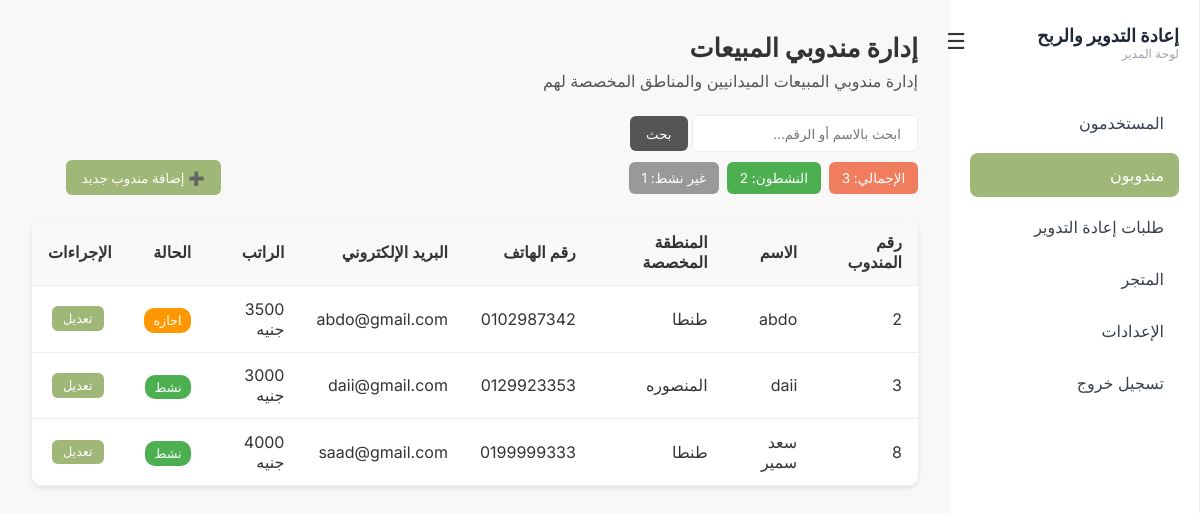
The app's page /admin/worker.php (signed in) with its own data.
### tables this page shows
CREATE TABLE `users` (
  `userid` int(11) NOT NULL,
  `user_name` varchar(255) NOT NULL,
  `email` varchar(255) NOT NULL,
  `password` varchar(255) NOT NULL,
  `phone` varchar(255) NOT NULL,
  `role` int(11) NOT NULL,
  `salary` int(11) NOT NULL,
  `city_work` int(11) DEFAULT NULL,
  `statusid` int(11) DEFAULT NULL,
  `rank` float NOT NULL
);

CREATE TABLE `citys` (
  `cityid` int(11) NOT NULL,
  `cityname` varchar(255) DEFAULT NULL
);

CREATE TABLE `status_of_worker` (
  `statusid` int(11) NOT NULL,
  `status` varchar(255) NOT NULL
);

### admin/worker.php (the view, shortened to what this page needs)
<?php
require("../conn.php");
if(!isset($_SESSION["userid"])){
    header("location:../index.php");
    exit;
}else{
    $sql = "
        SELECT
            u.*,
            c.cityname,
            s.status
        FROM users u
        LEFT JOIN citys c ON u.city_work = c.cityid
        LEFT JOIN status_of_worker s ON u.statusid = s.statusid
        WHERE role = 2
    ";
    $select_workers = $pdo->prepare($sql);
    $select_workers->execute();
    $workers = $select_workers->fetchAll(PDO::FETCH_ASSOC);
    $select_counts = $pdo->prepare("
    SELECT
        COUNT(*) AS total,
        SUM(CASE WHEN s.status = 'نشط' THEN 1 ELSE 0 END) AS active,
        SUM(CASE WHEN s.status IN ('اجازه', 'تحت التجربة', 'محظور') THEN 1 ELSE 0 END) AS inactive
    FROM users u
    LEFT JOIN status_of_worker s ON u.statusid = s.statusid
    WHERE u.role = 2
    ");
    $select_counts->execute();
    $counts = $select_counts->fetch(PDO::FETCH_ASSOC);
    $total = $counts['total'];
    $active = $counts['active'];
    $inactive = $counts['inactive'];
}
?>
<!DOCTYPE html>
<html lang="ar" dir="rtl">
<head>
  <link rel="stylesheet" href="style/worker.css">
  <link rel="stylesheet" href="style/sidebar.css">
</head>
<body>
  <div class="dashboard">
    <?php include("inc/sidebar.php");?>
    <main class="main-content">
      <header>
        <h1>إدارة مندوبي المبيعات</h1>
        <p>إدارة مندوبي المبيعات الميدانيين والمناطق المخصصة لهم</p>
      </header>
      <div class="search-bar">
        <form action="" method="POST">
          <input type="text" name="search" id="search" placeholder="ابحث بالاسم أو الرقم...">
          <button class="btn search">بحث</button>
        </form>
        <div class="filters">
          <div class="btninfo">
              <button class="btn total">الإجمالي: <?php echo $total; ?></button>
              <button class="btn active">النشطون: <?php echo $active; ?></button>
              <button class="btn inactive">غير نشط: <?php echo $inactive; ?></button>
          </div>
        </div>
        <button class="add-btn">➕ إضافة مندوب جديد</button>
      </div>
      <table class="salesmen-table">
        <thead>
          <tr>
            <th style="direction: rtl; text-align: right;">رقم المندوب</th>
            <th>الاسم</th>
            <th>المنطقة المخصصة</th>
            <th> رقم الهاتف</th>
            <th> البريد الإلكتروني</th>
            <th> الراتب</th>
            <th>الحالة</th>
            <th>الإجراءات</th>
          </tr>
        </thead>
        <tbody id="salesmenBody">
          <?php foreach($workers as $worker){ ?>
          <tr>
            <td><?php  echo htmlspecialchars($worker["userid"])  ?></td>
            <td><div class="user-info"><?php  echo htmlspecialchars($worker["user_name"])  ?></div></td>
            <td><?php if(isset($worker["cityname"]) && !empty($worker["cityname"])){echo htmlspecialchars($worker["cityname"]);} ?></td>
            <td><?php echo htmlspecialchars($worker["phone"]); ?></td>
            <td><?php echo htmlspecialchars($worker["email"]); ?></td>
            <td><?php echo htmlspecialchars($worker["salary"]) . " جنيه" ; ?></td>
            <td><span class="status <?php if(isset($worker["status"]) && $worker["status"] == "اجازه"){echo "holiday"; }elseif(isset($worker["status"]) && $worker["status"] == 3){echo "محظور";}else{echo "active";} ?>"><?php if(isset($worker["status"]) && !empty($worker["status"])){echo htmlspecialchars($worker["status"]);} ?></span></td>
            <td class="actions">
              <button
                  class="edit"
                  data-id="<?= htmlspecialchars($worker['userid']) ?>"
                  data-name="<?= htmlspecialchars($worker['user_name']) ?>"
                  data-cityid="<?= htmlspecialchars($worker['city_work'] ?? '') ?>"
                  data-phone="<?= htmlspecialchars($worker['phone']) ?>"
                  data-email="<?= htmlspecialchars($worker['email']) ?>"
                  data-salary="<?= htmlspecialchars($worker['salary']) ?>"
                  data-status="<?= htmlspecialchars($worker['status']) ?>"
                  data-statusid="<?= htmlspecialchars($worker['statusid']) ?>"
                >
                تعديل
              </button>
            </td>
          </tr>
          <?php } ?>
        </tbody>
      </table>
    </main>
  </div>
</body>
</html>

### admin/style/worker.css (style rules this page uses)
:root { --bg: #fff; --text: #333; --primary: #f07d5d; --secondary-bg: #f8f8f8; --light-text: #555; --border: #eee; --shadow: rgba(0,0,0,0.1); --active-green: #4caf50; --inactive-gray: #999; --خلفية-رئيسية: #faf9f8; --خلفية-بيضاء: #ffffff; --نص-رئيسي: #1f2937; --نص-غامق: #374151; --نص-فاتح: #6b7280; --نص-افتح: #9ca3af; --حدود-فاتحة: #f0f0f0; --حدود-خفيفة: #f3f4f6; --ظل: rgba(0, 0, 0, 0.06); --برتقالي-اساسي: #f97316; --ازرق: #3b82f6; --اخضر: #22c55e; --احمر: #ef4444; }
* { margin: 0; padding: 0; box-sizing: border-box; font-family: "Inter", sans-serif; }
body { display: flex; background: var(--secondary-bg); color: var(--text); min-height: 100vh; }
.dashboard { display: flex; width: 100%; }
.main-content { flex: 1; padding: 2rem; }
header h1 { font-size: 1.6rem; margin-bottom: 0.5rem; }
header p { color: var(--light-text); margin-bottom: 1.5rem; }
.search-bar { display: flex; align-items: center; gap: 0.5rem; margin-bottom: 1.5rem; flex-wrap: wrap; }
.search-bar input { flex: 1; padding: 0.6rem 1rem; border-radius: 6px; border: 1px solid var(--border); outline: none; }
.filters { display: flex; gap: 0.5rem; margin-left:400px; }
.filters .btn { border: none; border-radius: 6px; padding: 0.5rem 0.8rem; font-size: 0.85rem; cursor: pointer; color: #fff; }
.btninfo { display: flex; gap: 0.5rem; }
.filters .total { background: var(--primary); }
.filters .active { background: var(--active-green); }
.filters .inactive { background: var(--inactive-gray); }
.add-btn { background: #9fb878; color: #fff; border: none; border-radius: 6px; padding: 0.6rem 1rem; cursor: pointer; font-weight: 500; margin-left: auto; }
.salesmen-table { width: 100%; border-collapse: collapse; background: var(--bg); border-radius: 10px; box-shadow: 0 2px 5px var(--shadow); overflow: hidden; }
.salesmen-table th, .salesmen-table td { padding: 0.8rem 1rem; text-align: left; border-bottom: 1px solid var(--border); direction: rtl; text-align: right; }
.salesmen-table th { background: var(--secondary-bg); font-weight: 600; }
.user-info { display: flex; align-items: center; gap: 0.5rem; }
.btn.search { background: var(--light-text); color: #fff; border: none; border-radius: 6px; padding: 0.6rem 1rem; cursor: pointer; font-weight: 500; margin-left: auto; }
.status { padding: 0.3rem 0.6rem; border-radius: 10px; color: #fff; font-size: 0.8rem; text-transform: capitalize; }
.status.active { background: var(--active-green); }
.status.holiday { background: #ff9800; }
.actions button { border: none; border-radius: 6px; padding: 0.3rem 0.7rem; font-size: 0.8rem; cursor: pointer; transition: 0.3s; margin-right: 0.5rem; }
.actions .edit { background: #9fb878; color: #fff; }

### records on screen
users: userid "2", user_name "abdo", city_work.cityname "طنطا", phone "0102987342", email "abdo@gmail.com", salary "3500", statusid.status "اجازه"
users: userid "3", user_name "daii", city_work.cityname "المنصوره", phone "0129923353", email "daii@gmail.com", salary "3000", statusid.status "نشط"
users: userid "8", user_name "سعد سمير", city_work.cityname "طنطا", phone "0199999333", email "saad@gmail.com", salary "4000", statusid.status "نشط"

### other values on screen
$total "3"
$active "2"
$inactive "1"
